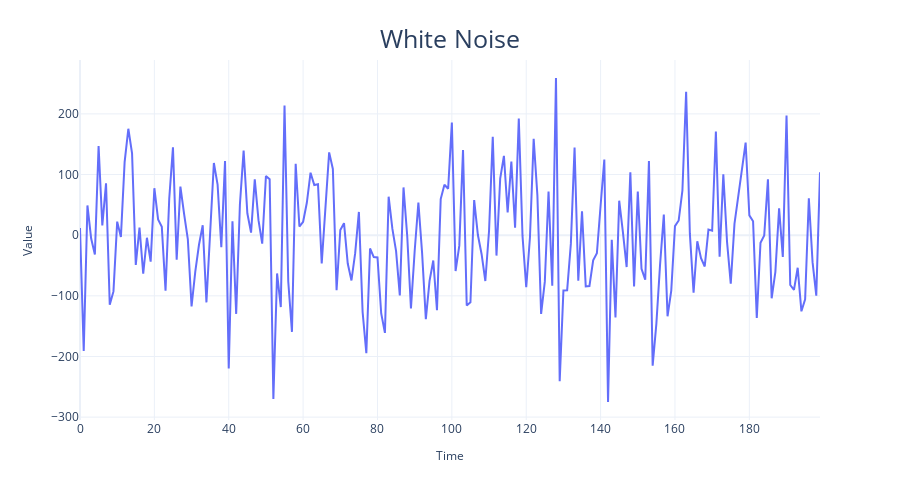

Notebook cell for this chart:
### Code cell
# Generate the time axis with sequential numbers upto 200
time = np.arange(200)
# Sample 200 hundred random values
values = np.random.randn(200)*100
fig = plot_time_series(time, values, "White Noise")
fig.show()

### Figure 1 — Plotly figure (JSON) as saved in the notebook; plotly's stock layout.template omitted (floating-point values rounded to 4 significant figures; data arrays with more than 128 entries replaced by an {"elided": "..."} marker saying what was removed)
{"data": [{"hovertemplate": "Time=%{x}<br>Value=%{y}<extra></extra>", "legendgroup": "", "line": {"color": "#636efa", "dash": "solid"}, "marker": {"symbol": "circle"}, "mode": "lines", "name": "", "orientation": "v", "showlegend": false, "type": "scatter", "x": {"elided": "200 int values"}, "xaxis": "x", "y": {"elided": "200 float values"}, "yaxis": "y"}], "layout": {"autosize": false, "height": 500, "legend": {"tracegroupgap": 0}, "margin": {"t": 60}, "title": {"font": {"size": 25}, "text": "White Noise", "x": 0.5, "xanchor": "center", "yanchor": "top"}, "width": 900, "xaxis": {"anchor": "y", "domain": [0, 1], "title": {"font": {"size": 12}, "text": "Time"}}, "yaxis": {"anchor": "x", "domain": [0, 1], "title": {"font": {"size": 12}, "text": "Value"}}}}
